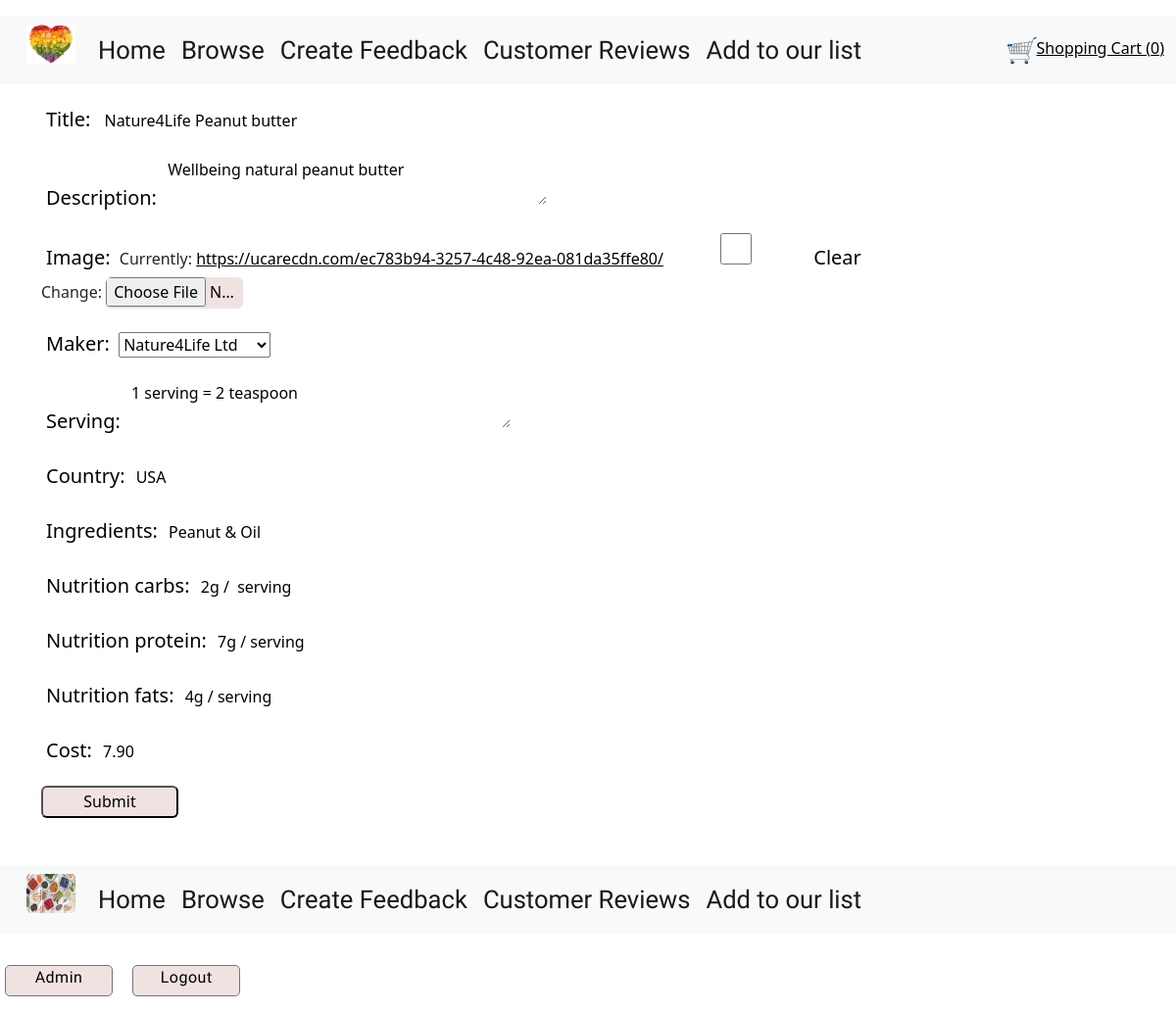
Screenshot of /healthfood/update/10 (signed in) with the database file from the repository.
### healthfood/models.py (models this page shows, shortened)
class healthfood(models.Model):
    title = models.CharField(blank=False, max_length=255)
    ingredients = models.CharField(blank=False, max_length=255)
    country = models.CharField(blank=False, max_length=255)
    description = models.TextField(blank=False)
    image = ImageField(blank=True, manual_crop="")
    maker = models.ForeignKey(Maker, on_delete=models.CASCADE)
    serving = models.TextField(blank=False)
    nutrition_carbs = models.CharField(blank=False, max_length=255)
    nutrition_protein = models.CharField(blank=False, max_length=255)
    nutrition_fats = models.CharField(blank=False, max_length=255)
    cost = models.DecimalField(max_digits=5, decimal_places=2, blank=False)

### healthfood/views.py (the view)
@ login_required
def update_healthfood(request, healthfood_id):
    healthfood_being_updated = get_object_or_404(healthfood, pk=healthfood_id)
    if request.method == "POST":
        healthfood_Form = healthfoodForm(
            request.POST, instance=healthfood_being_updated)
        if healthfood_Form.is_valid():
            healthfood_Form.save()
            messages.success(
                request, f"New food {healthfood_Form.cleaned_data['title']} updated")
            return redirect(reverse(index))
        else:
            return render(request, 'healthfood/update-template.html', {
                "form": healthfood_Form
            })
    else:
        healthfood_Form = healthfoodForm(instance=healthfood_being_updated)
        return render(request, 'healthfood/update-template.html', {
            "form": healthfood_Form
        })

### healthfood/forms.py
class healthfoodForm(forms.ModelForm):
    class Meta:
        image = ImageField(label='')
        model = healthfood
        fields = ('title', 'description', 'image', 'maker',
                  'serving', 'country', 'ingredients', 'nutrition_carbs', 'nutrition_protein',
                  'nutrition_fats', 'cost')

### cart/contexts.py (called while the page is built)
def cart_contents(request):
    cart = request.session.get("shopping_cart", {})
    return {
        'shopping_cart': cart,
        'number_of_items': len(cart)
    }

### healthfood/models.py (called while the page is built)
    def __str__(self):
        return self.name

### healthfood/templates/healthfood/update-template.html (shortened to what this page needs)
{% extends 'base.template.html' %}
{%load crispy_forms_tags%}
{% load static %}
{%block content%}
<form method="POST">
    {{ form.as_p}}
    <input type="Submit" />
</form>
{%endblock%}

### static/css/style.css (style rules this page uses)
body { background-image: url(/static/images/fruitbowl.jpg); background-size: cover; background-repeat: no-repeat; }
label { font-size: 2rem; color: black; }
input { width: 140px; height: 32.33px; border-radius: 6px; background-color: #f0e2e1; color: black; padding: 0px, 20px, 7px; }
textarea { border: none; background-color: white; height: 50px; }
input#id_title { border: none; background-color: white; border-radius: 0px; width: 300px; margin: 3px; }
input#id_country { border: none; background-color: white; width: 100px; border-radius: 0px }
input#id_ingredients { border: none; background-color: white; width: 100px; border-radius: 0px }
input#id_nutrition_carbs { border: none; background-color: white; width: 100px; border-radius: 0px }
input#id_nutrition_protein { border: none; background-color: white; width: 100px; border-radius: 0px; }
input#id_nutrition_fats { border: none; background-color: white; width: 100px; border-radius: 0px; }
input#id_cost { border: none; background-color: white; width: 200px; border-radius: 0px; }
label { font-size: 20px; color: black; margin: 5px; }
a { font-size: 16px; color: black }

### rows the page displays
healthfood: title "Nature4Life Peanut butter", description "Wellbeing natural peanut butter", maker "Nature4Life Ltd", serving "1 serving = 2 teaspoon", country "USA", ingredients "Peanut & Oil", nutrition_carbs "2g / serving", nutrition_protein "7g / serving", nutrition_fats "4g / serving", cost "7.90"

### other values shown
{{ number_of_items }} "0"
